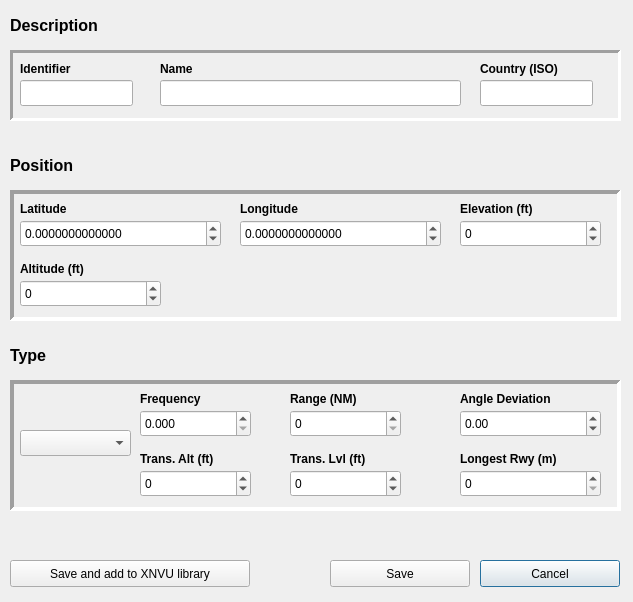
<?xml version="1.0" encoding="UTF-8"?>
<ui version="4.0">
 <class>DialogWaypointEdit</class>
 <widget class="QDialog" name="DialogWaypointEdit">
  <property name="geometry">
   <rect>
    <x>0</x>
    <y>0</y>
    <width>633</width>
    <height>602</height>
   </rect>
  </property>
  <property name="windowTitle">
   <string>Edit Waypoint</string>
  </property>
  <widget class="QFrame" name="frame">
   <property name="geometry">
    <rect>
     <x>10</x>
     <y>50</y>
     <width>611</width>
     <height>71</height>
    </rect>
   </property>
   <property name="frameShape">
    <enum>QFrame::Panel</enum>
   </property>
   <property name="frameShadow">
    <enum>QFrame::Sunken</enum>
   </property>
   <property name="lineWidth">
    <number>3</number>
   </property>
   <widget class="QLineEdit" name="lineEdit_Name">
    <property name="geometry">
     <rect>
      <x>150</x>
      <y>30</y>
      <width>301</width>
      <height>26</height>
     </rect>
    </property>
   </widget>
   <widget class="QLabel" name="label">
    <property name="geometry">
     <rect>
      <x>10</x>
      <y>10</y>
      <width>111</width>
      <height>18</height>
     </rect>
    </property>
    <property name="font">
     <font>
      <weight>75</weight>
      <bold>true</bold>
     </font>
    </property>
    <property name="text">
     <string>Identifier</string>
    </property>
   </widget>
   <widget class="QLineEdit" name="lineEdit_Identifier">
    <property name="geometry">
     <rect>
      <x>10</x>
      <y>30</y>
      <width>113</width>
      <height>26</height>
     </rect>
    </property>
   </widget>
   <widget class="QLabel" name="label_5">
    <property name="geometry">
     <rect>
      <x>150</x>
      <y>10</y>
      <width>161</width>
      <height>18</height>
     </rect>
    </property>
    <property name="font">
     <font>
      <weight>75</weight>
      <bold>true</bold>
     </font>
    </property>
    <property name="text">
     <string>Name</string>
    </property>
   </widget>
   <widget class="QLabel" name="label_10">
    <property name="geometry">
     <rect>
      <x>470</x>
      <y>10</y>
      <width>131</width>
      <height>18</height>
     </rect>
    </property>
    <property name="font">
     <font>
      <weight>75</weight>
      <bold>true</bold>
     </font>
    </property>
    <property name="text">
     <string>Country (ISO)</string>
    </property>
   </widget>
   <widget class="QLineEdit" name="lineEdit_Country">
    <property name="geometry">
     <rect>
      <x>470</x>
      <y>30</y>
      <width>113</width>
      <height>26</height>
     </rect>
    </property>
   </widget>
  </widget>
  <widget class="QFrame" name="frame_2">
   <property name="geometry">
    <rect>
     <x>10</x>
     <y>380</y>
     <width>611</width>
     <height>131</height>
    </rect>
   </property>
   <property name="frameShape">
    <enum>QFrame::Panel</enum>
   </property>
   <property name="frameShadow">
    <enum>QFrame::Sunken</enum>
   </property>
   <property name="lineWidth">
    <number>4</number>
   </property>
   <widget class="QLabel" name="label_Freq_TransAlt">
    <property name="geometry">
     <rect>
      <x>130</x>
      <y>10</y>
      <width>111</width>
      <height>18</height>
     </rect>
    </property>
    <property name="font">
     <font>
      <weight>75</weight>
      <bold>true</bold>
     </font>
    </property>
    <property name="text">
     <string>Frequency</string>
    </property>
   </widget>
   <widget class="QLabel" name="label_RangeTransLevel">
    <property name="geometry">
     <rect>
      <x>280</x>
      <y>10</y>
      <width>111</width>
      <height>18</height>
     </rect>
    </property>
    <property name="font">
     <font>
      <weight>75</weight>
      <bold>true</bold>
     </font>
    </property>
    <property name="text">
     <string>Range (NM)</string>
    </property>
   </widget>
   <widget class="QLabel" name="label_AngleDev_LongestRwy">
    <property name="geometry">
     <rect>
      <x>450</x>
      <y>10</y>
      <width>161</width>
      <height>18</height>
     </rect>
    </property>
    <property name="font">
     <font>
      <weight>75</weight>
      <bold>true</bold>
     </font>
    </property>
    <property name="text">
     <string>Angle Deviation</string>
    </property>
   </widget>
   <widget class="QSpinBox" name="spinBox_Range">
    <property name="geometry">
     <rect>
      <x>280</x>
      <y>30</y>
      <width>111</width>
      <height>27</height>
     </rect>
    </property>
    <property name="maximum">
     <number>1000</number>
    </property>
   </widget>
   <widget class="QDoubleSpinBox" name="doubleSpinBox_AngleDev">
    <property name="geometry">
     <rect>
      <x>450</x>
      <y>30</y>
      <width>141</width>
      <height>27</height>
     </rect>
    </property>
    <property name="minimum">
     <double>-180.000000000000000</double>
    </property>
    <property name="maximum">
     <double>180.000000000000000</double>
    </property>
   </widget>
   <widget class="QDoubleSpinBox" name="doubleSpinBox_Freq">
    <property name="geometry">
     <rect>
      <x>130</x>
      <y>30</y>
      <width>111</width>
      <height>27</height>
     </rect>
    </property>
    <property name="decimals">
     <number>3</number>
    </property>
    <property name="maximum">
     <double>10000.000000000000000</double>
    </property>
   </widget>
   <widget class="QLabel" name="label_Freq_TransAlt_2">
    <property name="geometry">
     <rect>
      <x>130</x>
      <y>70</y>
      <width>151</width>
      <height>18</height>
     </rect>
    </property>
    <property name="font">
     <font>
      <weight>75</weight>
      <bold>true</bold>
     </font>
    </property>
    <property name="text">
     <string>Trans. Alt (ft)</string>
    </property>
   </widget>
   <widget class="QLabel" name="label_RangeTransLevel_2">
    <property name="geometry">
     <rect>
      <x>280</x>
      <y>70</y>
      <width>151</width>
      <height>18</height>
     </rect>
    </property>
    <property name="font">
     <font>
      <weight>75</weight>
      <bold>true</bold>
     </font>
    </property>
    <property name="text">
     <string>Trans. Lvl (ft)</string>
    </property>
   </widget>
   <widget class="QLabel" name="label_AngleDev_LongestRwy_2">
    <property name="geometry">
     <rect>
      <x>450</x>
      <y>70</y>
      <width>161</width>
      <height>18</height>
     </rect>
    </property>
    <property name="font">
     <font>
      <weight>75</weight>
      <bold>true</bold>
     </font>
    </property>
    <property name="text">
     <string>Longest Rwy (m)</string>
    </property>
   </widget>
   <widget class="QSpinBox" name="spinBox_TransAlt">
    <property name="geometry">
     <rect>
      <x>130</x>
      <y>90</y>
      <width>111</width>
      <height>27</height>
     </rect>
    </property>
    <property name="minimum">
     <number>-100000</number>
    </property>
    <property name="maximum">
     <number>100000</number>
    </property>
    <property name="value">
     <number>0</number>
    </property>
   </widget>
   <widget class="QSpinBox" name="spinBox_TransLevel">
    <property name="geometry">
     <rect>
      <x>280</x>
      <y>90</y>
      <width>111</width>
      <height>27</height>
     </rect>
    </property>
    <property name="minimum">
     <number>-100000</number>
    </property>
    <property name="maximum">
     <number>100000</number>
    </property>
    <property name="value">
     <number>0</number>
    </property>
   </widget>
   <widget class="QSpinBox" name="spinBox_LongestRwy">
    <property name="geometry">
     <rect>
      <x>450</x>
      <y>90</y>
      <width>141</width>
      <height>27</height>
     </rect>
    </property>
    <property name="minimum">
     <number>0</number>
    </property>
    <property name="maximum">
     <number>100000</number>
    </property>
    <property name="value">
     <number>0</number>
    </property>
   </widget>
   <widget class="QComboBox" name="comboBox_Type">
    <property name="geometry">
     <rect>
      <x>10</x>
      <y>50</y>
      <width>111</width>
      <height>26</height>
     </rect>
    </property>
   </widget>
  </widget>
  <widget class="QFrame" name="frame_3">
   <property name="geometry">
    <rect>
     <x>10</x>
     <y>190</y>
     <width>611</width>
     <height>131</height>
    </rect>
   </property>
   <property name="frameShape">
    <enum>QFrame::Panel</enum>
   </property>
   <property name="frameShadow">
    <enum>QFrame::Sunken</enum>
   </property>
   <property name="lineWidth">
    <number>4</number>
   </property>
   <widget class="QLabel" name="label_4">
    <property name="geometry">
     <rect>
      <x>10</x>
      <y>10</y>
      <width>161</width>
      <height>18</height>
     </rect>
    </property>
    <property name="font">
     <font>
      <weight>75</weight>
      <bold>true</bold>
     </font>
    </property>
    <property name="text">
     <string>Latitude</string>
    </property>
   </widget>
   <widget class="QLabel" name="label_7">
    <property name="geometry">
     <rect>
      <x>230</x>
      <y>10</y>
      <width>161</width>
      <height>18</height>
     </rect>
    </property>
    <property name="font">
     <font>
      <weight>75</weight>
      <bold>true</bold>
     </font>
    </property>
    <property name="text">
     <string>Longitude</string>
    </property>
   </widget>
   <widget class="QLabel" name="label_9">
    <property name="geometry">
     <rect>
      <x>450</x>
      <y>10</y>
      <width>111</width>
      <height>18</height>
     </rect>
    </property>
    <property name="font">
     <font>
      <weight>75</weight>
      <bold>true</bold>
     </font>
    </property>
    <property name="text">
     <string>Elevation (ft)</string>
    </property>
   </widget>
   <widget class="QDoubleSpinBox" name="doubleSpinBox_Lat">
    <property name="geometry">
     <rect>
      <x>10</x>
      <y>30</y>
      <width>201</width>
      <height>27</height>
     </rect>
    </property>
    <property name="decimals">
     <number>13</number>
    </property>
    <property name="minimum">
     <double>-90.000000000000000</double>
    </property>
    <property name="maximum">
     <double>90.000000000000000</double>
    </property>
   </widget>
   <widget class="QDoubleSpinBox" name="doubleSpinBox_Lon">
    <property name="geometry">
     <rect>
      <x>230</x>
      <y>30</y>
      <width>201</width>
      <height>27</height>
     </rect>
    </property>
    <property name="decimals">
     <number>13</number>
    </property>
    <property name="minimum">
     <double>-180.000000000000000</double>
    </property>
    <property name="maximum">
     <double>180.000000000000000</double>
    </property>
   </widget>
   <widget class="QSpinBox" name="spinBox_Elev">
    <property name="geometry">
     <rect>
      <x>450</x>
      <y>30</y>
      <width>141</width>
      <height>27</height>
     </rect>
    </property>
    <property name="minimum">
     <number>-100000</number>
    </property>
    <property name="maximum">
     <number>100000</number>
    </property>
    <property name="value">
     <number>0</number>
    </property>
   </widget>
   <widget class="QSpinBox" name="spinBox_Alt">
    <property name="geometry">
     <rect>
      <x>10</x>
      <y>90</y>
      <width>141</width>
      <height>27</height>
     </rect>
    </property>
    <property name="minimum">
     <number>-100000</number>
    </property>
    <property name="maximum">
     <number>100000</number>
    </property>
    <property name="value">
     <number>0</number>
    </property>
   </widget>
   <widget class="QLabel" name="label_11">
    <property name="geometry">
     <rect>
      <x>10</x>
      <y>70</y>
      <width>111</width>
      <height>18</height>
     </rect>
    </property>
    <property name="font">
     <font>
      <weight>75</weight>
      <bold>true</bold>
     </font>
    </property>
    <property name="text">
     <string>Altitude (ft)</string>
    </property>
   </widget>
  </widget>
  <widget class="QLabel" name="label_13">
   <property name="geometry">
    <rect>
     <x>10</x>
     <y>10</y>
     <width>541</width>
     <height>31</height>
    </rect>
   </property>
   <property name="font">
    <font>
     <pointsize>12</pointsize>
     <weight>75</weight>
     <bold>true</bold>
    </font>
   </property>
   <property name="text">
    <string>Description</string>
   </property>
  </widget>
  <widget class="QLabel" name="label_14">
   <property name="geometry">
    <rect>
     <x>10</x>
     <y>340</y>
     <width>541</width>
     <height>31</height>
    </rect>
   </property>
   <property name="font">
    <font>
     <pointsize>12</pointsize>
     <weight>75</weight>
     <bold>true</bold>
    </font>
   </property>
   <property name="text">
    <string>Type</string>
   </property>
  </widget>
  <widget class="QLabel" name="label_15">
   <property name="geometry">
    <rect>
     <x>10</x>
     <y>150</y>
     <width>541</width>
     <height>31</height>
    </rect>
   </property>
   <property name="font">
    <font>
     <pointsize>12</pointsize>
     <weight>75</weight>
     <bold>true</bold>
    </font>
   </property>
   <property name="text">
    <string>Position</string>
   </property>
  </widget>
  <widget class="QPushButton" name="pushButton_Cancel">
   <property name="geometry">
    <rect>
     <x>480</x>
     <y>560</y>
     <width>140</width>
     <height>27</height>
    </rect>
   </property>
   <property name="minimumSize">
    <size>
     <width>140</width>
     <height>0</height>
    </size>
   </property>
   <property name="maximumSize">
    <size>
     <width>140</width>
     <height>16777215</height>
    </size>
   </property>
   <property name="text">
    <string>Cancel</string>
   </property>
  </widget>
  <widget class="QPushButton" name="pushButton_SaveCurrent">
   <property name="geometry">
    <rect>
     <x>330</x>
     <y>560</y>
     <width>140</width>
     <height>27</height>
    </rect>
   </property>
   <property name="minimumSize">
    <size>
     <width>140</width>
     <height>0</height>
    </size>
   </property>
   <property name="maximumSize">
    <size>
     <width>140</width>
     <height>16777215</height>
    </size>
   </property>
   <property name="text">
    <string>Save</string>
   </property>
  </widget>
  <widget class="QPushButton" name="pushButton_CreateNew">
   <property name="geometry">
    <rect>
     <x>10</x>
     <y>560</y>
     <width>240</width>
     <height>27</height>
    </rect>
   </property>
   <property name="minimumSize">
    <size>
     <width>240</width>
     <height>0</height>
    </size>
   </property>
   <property name="maximumSize">
    <size>
     <width>240</width>
     <height>16777215</height>
    </size>
   </property>
   <property name="text">
    <string>Save and add to XNVU library</string>
   </property>
  </widget>
 </widget>
 <tabstops>
  <tabstop>lineEdit_Identifier</tabstop>
  <tabstop>lineEdit_Name</tabstop>
  <tabstop>lineEdit_Country</tabstop>
  <tabstop>doubleSpinBox_Lat</tabstop>
  <tabstop>doubleSpinBox_Lon</tabstop>
  <tabstop>spinBox_Elev</tabstop>
  <tabstop>spinBox_Alt</tabstop>
  <tabstop>comboBox_Type</tabstop>
  <tabstop>doubleSpinBox_Freq</tabstop>
  <tabstop>spinBox_Range</tabstop>
  <tabstop>doubleSpinBox_AngleDev</tabstop>
  <tabstop>spinBox_TransAlt</tabstop>
  <tabstop>spinBox_TransLevel</tabstop>
  <tabstop>spinBox_LongestRwy</tabstop>
  <tabstop>pushButton_SaveCurrent</tabstop>
  <tabstop>pushButton_CreateNew</tabstop>
  <tabstop>pushButton_Cancel</tabstop>
 </tabstops>
 <resources/>
 <connections/>
</ui>
